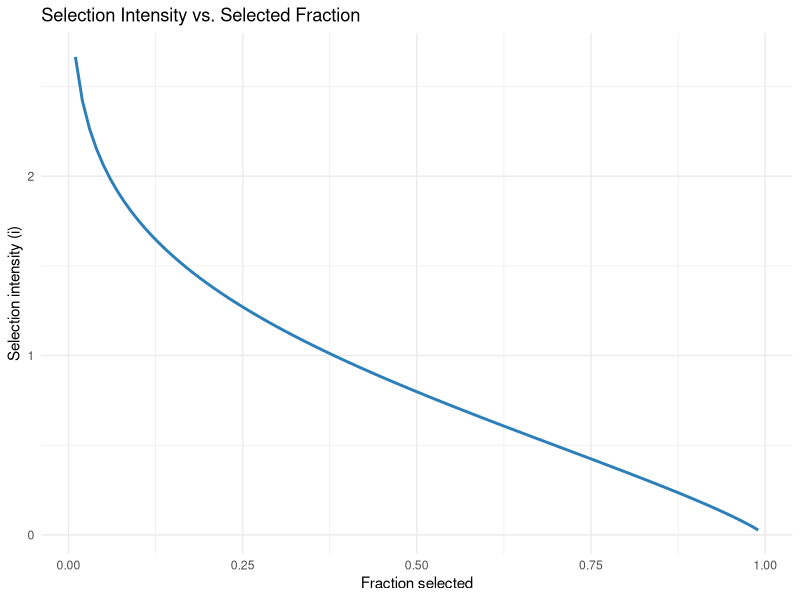

Write the R code that produced this figure.
## ---- chunk 1
library(ggplot2)

selected_fraction <- seq(0.01, 0.99, by = 0.01)
# Standard normal-distribution approximation of selection intensity:
# i = phi(z) / p, where z is the truncation point and phi is the standard
# normal density.
z <- qnorm(1 - selected_fraction)
intensity <- dnorm(z) / selected_fraction

df <- data.frame(selected_fraction = selected_fraction, intensity = intensity)

ggplot(df, aes(x = selected_fraction, y = intensity)) +
  geom_line(linewidth = 1, color = "#2c7fb8") +
  labs(
    title = "Selection Intensity vs. Selected Fraction",
    x = "Fraction selected",
    y = "Selection intensity (i)"
  ) +
  theme_minimal()
